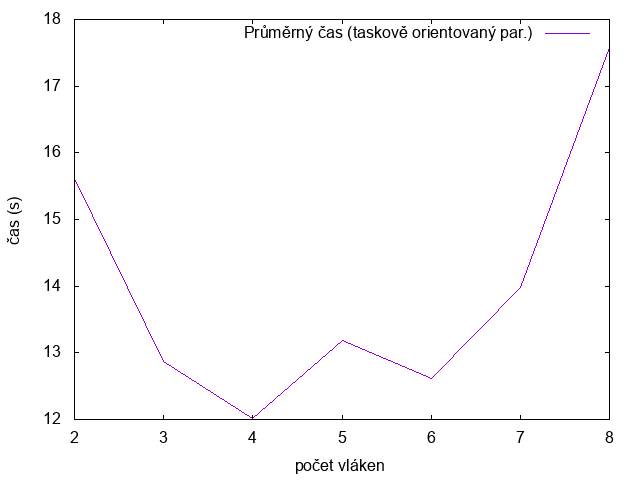

This figure's gnuplot source:
set terminal png
set xlabel "počet vláken"
set ylabel "čas (s)"
plot "parallel-task-oriented.data" using 1:2 with lines title "Průměrný čas (taskově orientovaný par.)"
